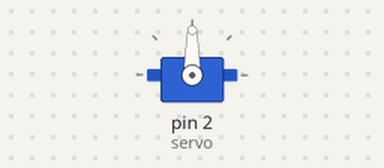
Bench run of a sketch on a simulated Arduino Uno, built with avr-gcc and run on an emulated ATmega328P. On the bench: servo.

Above: at 0.05 s.
At 1.5 s:
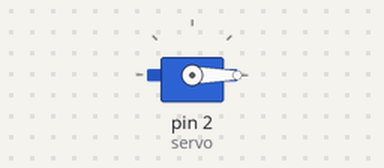
At 3.0 s:
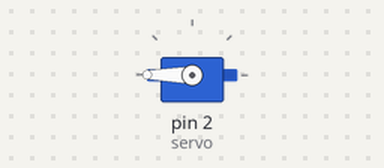
Timing chart, 0 to 6.9 s (numbered marks = the images above):
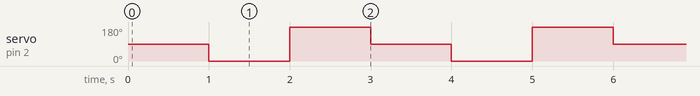

Measured:
- by itself, servo on pin 2 (servo): repeats every 3.0 s: 180° 1.0 s, 90° 1.0 s, 0° 1.0 s

The sketch:

servo.ino
```cpp
#include <Servo.h>
Servo servo; //el objeto llamado servo, va a ser de tipo Servo

void setup() {
  servo.attach(2);
  Serial.begin(9600);
}

void loop() {
  int angle1 = 90;
  int angle2 = 0;
  int angle3 = 180;
  servo.write(angle1);
  delay(1000);
  servo.write(angle2);
  delay(1000);
  servo.write(angle3);
  delay(1000);


}
```
